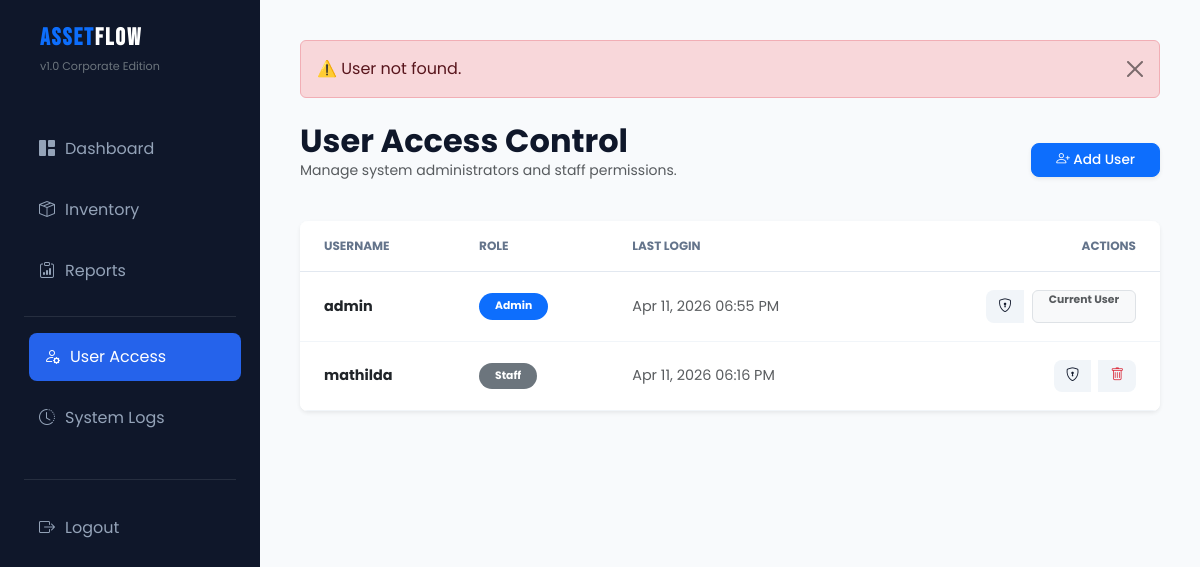
The page /users.php?error=usernotfound (signed in) on the database as committed earlier.
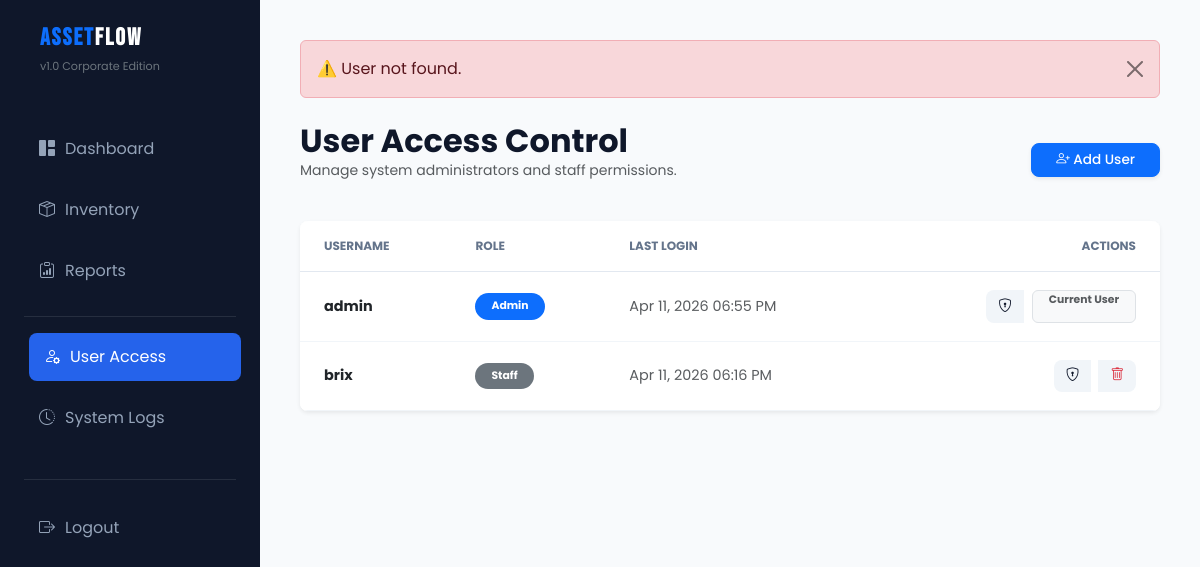
The same page on the database as committed later.
### tables this page shows
CREATE TABLE users (
  id int(11) NOT NULL,
  username varchar(50) NOT NULL,
  password varchar(255) NOT NULL,
  role enum('Admin','Staff') DEFAULT 'Staff',
  last_login datetime DEFAULT NULL
);

### users.php (the view, shortened to what this page needs)
<?php
include 'db_connect.php';
include 'includes/header.php';
include 'includes/sidebar.php';
$stmt = $pdo->query("SELECT id, username, role, last_login FROM users ORDER BY username ASC");
?>
<div class="main-content">
    <?php if (isset($_GET['error'])): ?>
        <div class="alert alert-danger alert-dismissible fade show mb-4" role="alert">
            <?php
            if ($_GET['error'] == 'usernotfound') echo '⚠️ User not found.';
            ?>
            <button type="button" class="btn-close" data-bs-dismiss="alert"></button>
        </div>
    <?php endif; ?>
    <div class="d-flex justify-content-between align-items-center mb-4">
        <div>
            <h2 class="fw-bold m-0">User Access Control</h2>
            <p class="text-muted small">Manage system administrators and staff permissions.</p>
        </div>
        <a href="add_user.php" class="btn btn-primary btn-action px-4 shadow-sm">
            <i class="bi bi-person-plus"></i> Add User
        </a>
    </div>
    <div class="inventory-table-card shadow-sm border-0 rounded-3 overflow-hidden">
        <table class="table table-hover align-middle mb-0 bg-white">
            <thead class="bg-light">
                <tr class="text-muted small text-uppercase">
                    <th class="ps-4 py-3">Username</th>
                    <th class="py-3">Role</th>
                    <th class="py-3">Last Login</th>
                    <th class="text-end pe-4 py-3">Actions</th>
                </tr>
            </thead>
            <tbody>
                <?php while($user = $stmt->fetch()): ?>
                <tr>
                    <td class="ps-4">
                        <div class="fw-bold text-dark"><?php echo htmlspecialchars($user['username']); ?></div>
                    </td>
                    <td>
                        <span class="badge rounded-pill <?php echo (strtolower($user['role']) == 'admin') ? 'bg-primary' : 'bg-secondary'; ?> px-3 py-2">
                            <?php echo $user['role']; ?>
                        </span>
                    </td>
                    <td class="text-muted">
                        <?php echo $user['last_login'] ? date('M d, Y h:i A', strtotime($user['last_login'])) : 'Never'; ?>
                    </td>
                    <td class="text-end pe-4">
                        <div class="btn-group gap-2">
                            <a href="edit_user_permissions.php?id=<?php echo $user['id']; ?>" class="btn btn-edit btn-action" title="Change Permissions">
                                <i class="bi bi-shield-lock"></i>
                            </a>
                            <?php if ($user['id'] != $_SESSION['user_id']): ?>
                                <a href="delete_user.php?id=<?php echo $user['id']; ?>"
                                   class="btn btn-edit btn-action text-danger"
                                   title="Delete User"
                                   onclick="return confirm('Are you sure you want to remove access for this user? This action cannot be undone.');">
                                    <i class="bi bi-trash"></i>
                                </a>
                            <?php else: ?>
                                <span class="badge bg-light text-muted border px-3">Current User</span>
                            <?php endif; ?>
                        </div>
                    </td>
                </tr>
                <?php endwhile; ?>
            </tbody>
        </table>
    </div>
</div>
</body>
</html>

### includes/header.php (shortened to what this page needs)
<!DOCTYPE html>
<html lang="en">
<head>
    <link href="https://cdn.jsdelivr.net/npm/bootstrap@5.3.0/dist/css/bootstrap.min.css" rel="stylesheet">
    <link rel="stylesheet" href="https://cdn.jsdelivr.net/npm/bootstrap-icons@1.11.1/font/bootstrap-icons.css">
    <link rel="stylesheet" href="style.css">
</head>
<body>

### includes/sidebar.php
<?php
$current_page = basename($_SERVER['PHP_SELF']);
$user_role = isset($_SESSION['role']) ? strtolower($_SESSION['role']) : '';
?>
<div class="sidebar">
    <div class="mb-5 ps-3">
        <h4 class="text-primary fw-bold m-0">ASSET<span class="text-white">FLOW</span></h4>
        <small class="text-secondary" style="font-size: 0.7rem;">v1.0 Corporate Edition</small>
    </div>
    <nav class="nav flex-column gap-2">
        <a class="nav-link <?php echo ($current_page == 'index.php') ? 'active' : 'text-secondary'; ?>" href="index.php">
            <i class="bi bi-grid-1x2-fill"></i> <span>Dashboard</span>
        </a>
        <a class="nav-link <?php echo ($current_page == 'inventory.php' || $current_page == 'edit_asset.php' || $current_page == 'add_asset.php') ? 'active' : 'text-secondary'; ?>" href="inventory.php">
            <i class="bi bi-box-seam"></i> <span>Inventory</span>
        </a>
        <a class="nav-link <?php echo ($current_page == 'reports.php') ? 'active' : 'text-secondary'; ?>" href="reports.php">
            <i class="bi bi-clipboard-data"></i> <span>Reports</span>
        </a>
        <?php if ($user_role === 'admin'): ?>
            <hr class="text-secondary opacity-25 my-2">
            <a class="nav-link <?php echo ($current_page == 'users.php' || $current_page == 'add_user.php') ? 'active' : 'text-secondary'; ?>" href="users.php">
                <i class="bi bi-person-gear"></i> <span>User Access</span>
            </a>
            <a class="nav-link <?php echo ($current_page == 'history.php') ? 'active' : 'text-secondary'; ?>" href="history.php">
                <i class="bi bi-clock-history"></i> <span>System Logs</span>
            </a>
        <?php endif; ?>
        <hr class="text-secondary opacity-25 mt-4">
        <a class="nav-link text-danger" href="logout.php">
            <i class="bi bi-box-arrow-right"></i> <span>Logout</span>
        </a>
    </nav>
</div>

### style.css (style rules this page uses)
:root { --primary: #2563eb; --secondary: #64748b; --success: #22c55e; --warning: #f59e0b; --danger: #ef4444; --bg-light: #f8fafc; --sidebar-dark: #0f172a; --white: #ffffff; --transition: all 0.3s ease; }
* { margin: 0; padding: 0; box-sizing: border-box; }
body { background-color: var(--bg-light); font-family: 'Poppins', sans-serif; display: flex; min-height: 100vh; color: var(--sidebar-dark); }
.sidebar { width: 260px; height: 100vh; background: var(--sidebar-dark); color: var(--white); position: fixed; padding: 24px; display: flex; flex-direction: column; z-index: 1000; }
.sidebar h4 { font-family: 'Bebas Neue', cursive; letter-spacing: 2px; font-size: 1.5rem; }
.nav-link { color: #94a3b8 !important; padding: 12px 15px; border-radius: 8px; margin-bottom: 5px; transition: var(--transition); display: flex; align-items: center; gap: 10px; }
.nav-link:hover, .nav-link.active { background: rgba(37, 99, 235, 0.1); color: var(--white) !important; transform: translateX(5px); }
.nav-link.active { background: var(--primary); }
.main-content { margin-left: 260px; width: calc(100% - 260px); padding: 40px; }
.inventory-table-card { background: var(--white); border-radius: 20px; overflow: hidden; box-shadow: 0 10px 25px rgba(0,0,0,0.03); margin-top: 20px; border: 1px solid rgba(0,0,0,0.05); }
.table { margin-bottom: 0; }
.table thead { background-color: #f8fafc; }
.table thead th { padding: 18px; font-size: 0.75rem; font-weight: 700; text-transform: uppercase; color: var(--secondary); border-bottom: 1px solid #e2e8f0; }
.table tbody td { padding: 18px; vertical-align: middle; font-size: 0.9rem; border-bottom: 1px solid #f1f5f9; }
.btn-action { padding: 6px 12px; border-radius: 8px; font-size: 0.85rem; font-weight: 500; transition: var(--transition); }
.btn-edit { background: #f1f5f9; color: var(--sidebar-dark); border: none; }

Rows that differ between the two databases and show on the page:
changed users "Staff": username "mathilda" → "brix"
